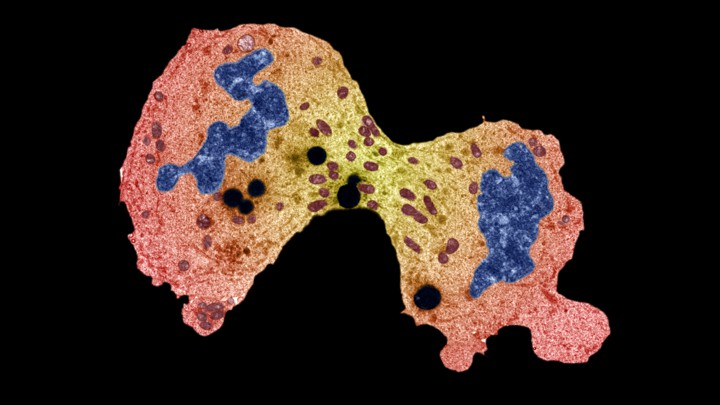
#> input picture gene.jpg, 720 x 405 px
$ jupyter execute Segmentation_with_K_Means_Clustering.ipynb
#> lines starting #> are read from the running program, lines starting #| are printed output that depends on the picture
[cell 1]
#Original Image

import numpy as np
import cv2
import matplotlib.pyplot as plt

img = cv2.imread('gene.jpg')
#> img is the input picture: shape (405, 720, 3); mean B, G, R 33.5, 40.6, 56.1
plt.axis("off")
plt.imshow(cv2.cvtColor(img, cv2.COLOR_BGR2RGB))
img.shape
#> Out = (405, 720, 3)

[cell 2]
# K-Means Clustering

img = cv2.imread('gene.jpg')
Z = img.reshape((-1,3))           #-1,3
print(Z.shape)
#| (291600, 3)

# convert to np.float32
Z = np.float32(Z)

# define criteria, number of clusters(K) and apply kmeans()
criteria = (cv2.TERM_CRITERIA_EPS + cv2.TERM_CRITERIA_MAX_ITER, 50, 45.0)
K = 7                                                                          #34
ret,label,center=cv2.kmeans(Z,K,None,criteria,5,cv2.KMEANS_RANDOM_CENTERS)
#> ret = 121016567.3; center = [[19.85, 31.6, 64.03], [114.7, 153.1, 214], [151.9, 105.4, 91.15], [112.5, 59.02, 41.52], [65.95, 97.97, 166.3], [0.218, 0.101, 0.213], [154.6, 199.3, 241]]

# Now convert back into uint8, and make original image
center = np.uint8(center)
#> center = [[19, 31, 64], [114, 153, 214], [151, 105, 91], [112, 59, 41], [65, 97, 166], [0, 0, 0], [154, 199, 240]]
res = center[label.flatten()]
res2 = res.reshape((img.shape))
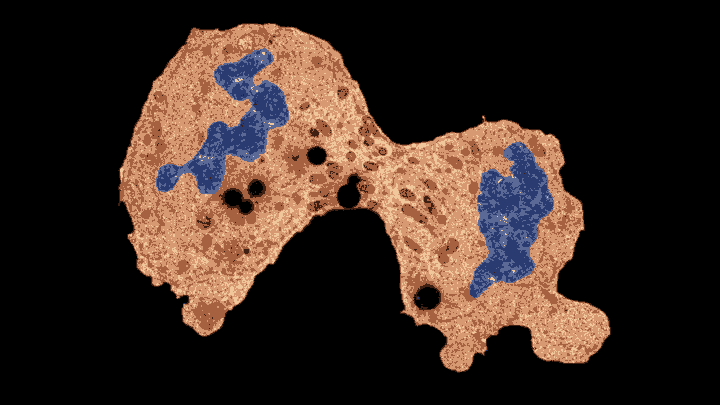
#> res2: shape (405, 720, 3); mean B, G, R 33.1, 40.5, 55.9

plt.imshow(cv2.cvtColor(res2, cv2.COLOR_BGR2RGB))
plt.axis("off")
cv2.imwrite("k-clustering.jpg",cv2.cvtColor(res2, cv2.COLOR_BGR2RGB))
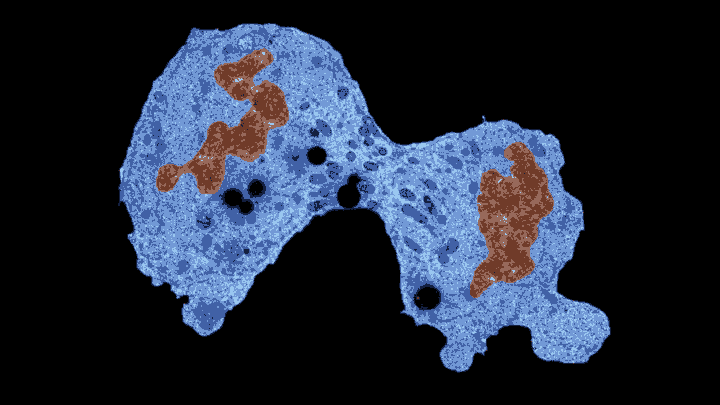
#> saved as k-clustering.jpg: shape (405, 720, 3); mean B, G, R 55.9, 40.5, 33.1
#> Out = True

[cell 3]
#Erosion

eroded = cv2.erode(res2, None, iterations=6)
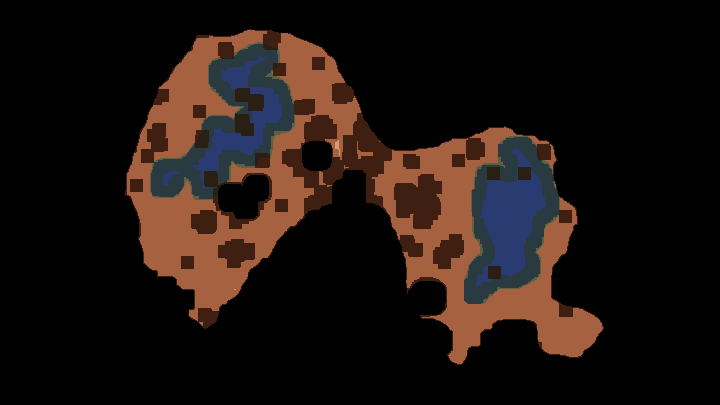
#> eroded: shape (405, 720, 3); mean B, G, R 15.5, 19.1, 29
plt.imshow(eroded, cmap='gray')
plt.axis("off")
cv2.imwrite("erosion.jpg",cv2.cvtColor(eroded, cv2.COLOR_BGR2RGB))
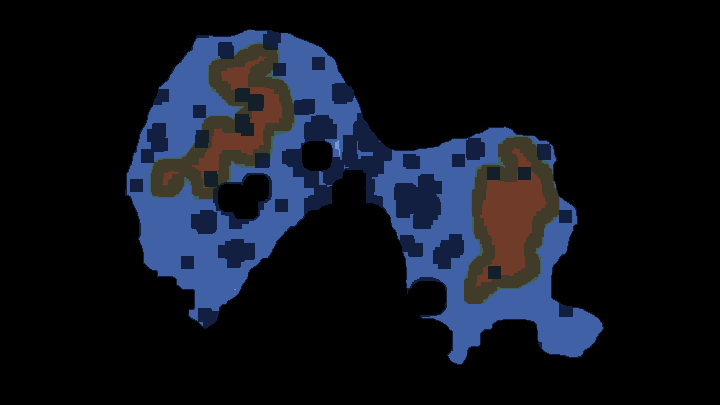
#> saved as erosion.jpg: shape (405, 720, 3); mean B, G, R 29, 19.1, 15.5
#> Out = True
